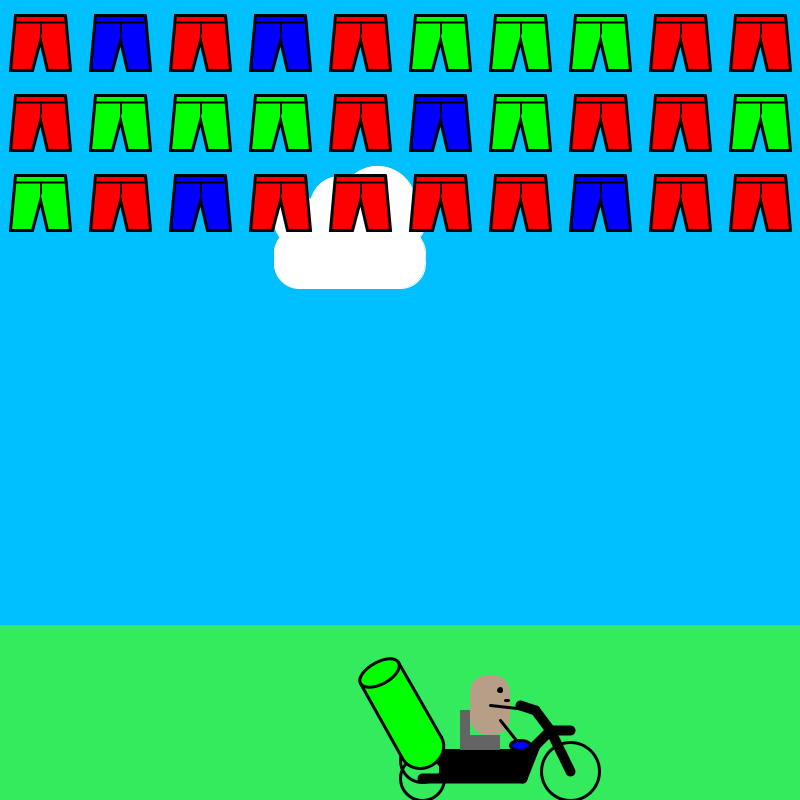
Frame 1 (no input)
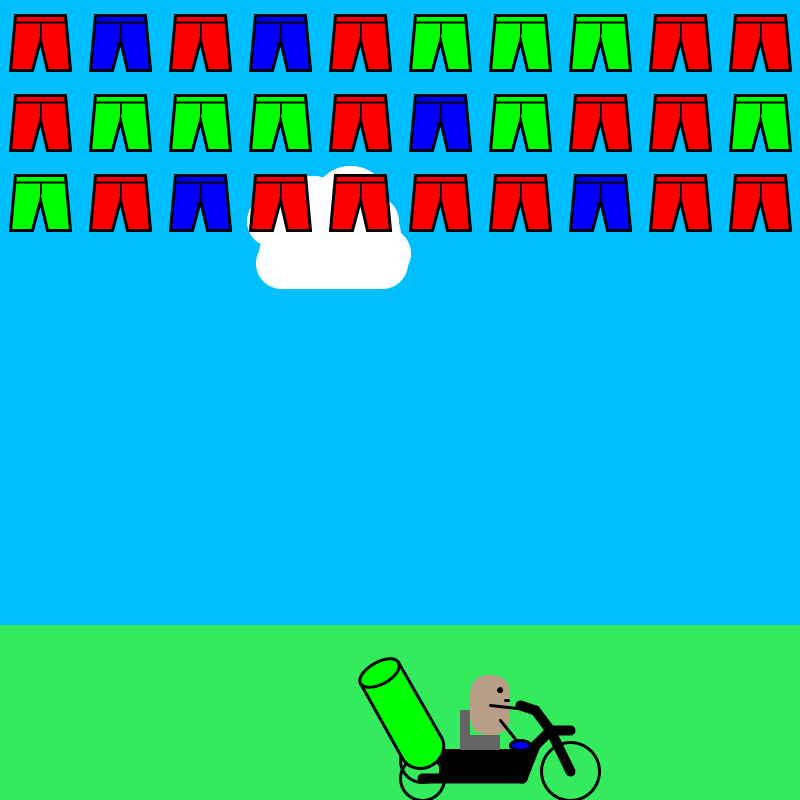
Frame 60 (the mouse pressed at the canvas centre just before this capture)
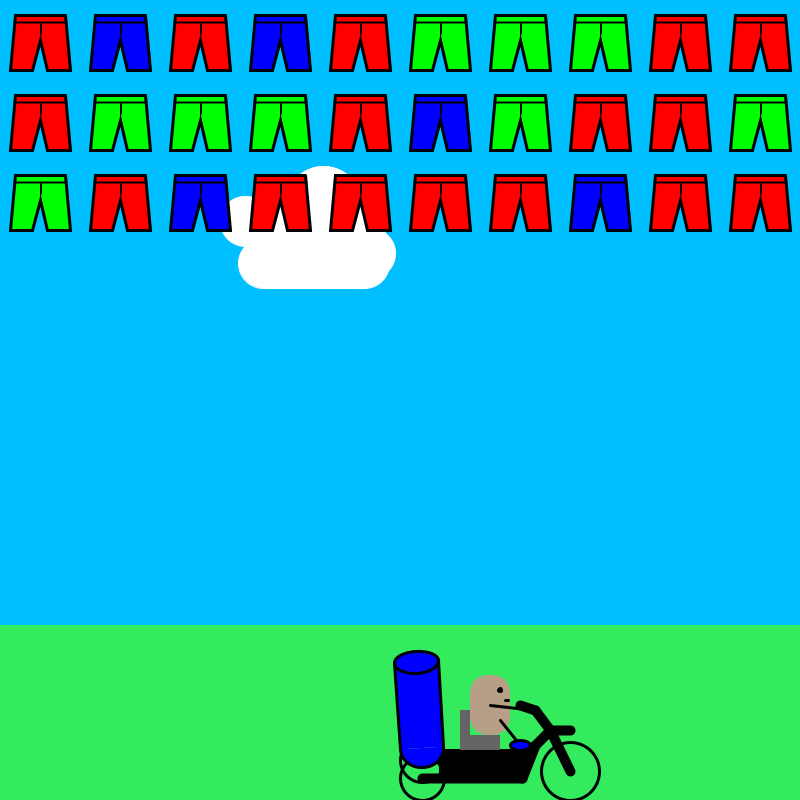
Frame 120 (the mouse held since frame 60 and released just before this capture)

The Processing sketch that drew these frames (run headless with seeded random() and noise(); from frame 60 on, the mouse is pressed at the canvas centre):

// Processing sketch: TricyCOOL
// ── TricyCOOL.pde
// Created by Team Blue 2
// Marinus, Valentijn, Nihat, Susanne
// Tricycle razorblade boxer shooting game

PVector field, cursor;
boolean keys[] = new boolean[3];
Game game;
Backdrop backdrop;

void setup() {
  size(800, 800);
  field = new PVector(width, height); //seperate play area size from screen size
  cursor = new PVector(mouseX, mouseY); //seperate cursor from mouse
  frameRate(60);
  
  game = new Game();
  backdrop = new Backdrop(); //backdrop that's independant of the background
}

void draw() {
  backdrop.display(); 
  cursor = new PVector(mouseX, mouseY); //seperate cursor from mouse
  
  if(keys[2]) { //reset if 'r' is pressed
    game = new Game();
  }
  
  game.mainLoop();
}

void keyPressed() { //update list of keys held when a key is pressed
  if (key == 'a' || key == 'A') keys[0] = true;
  if (key == 'd' || key == 'D') keys[1] = true;
  if (key == 'r' || key == 'R') keys[2] = true;
}

void keyReleased() { //update list of keys held when a key is released
  if (key == 'a' || key == 'A') keys[0] = false;
  if (key == 'd' || key == 'D') keys[1] = false;
  if (key == 'r' || key == 'R') keys[2] = false;
}

void mousePressed() {
  game.summonBlade();
}

// ── background.pde
cloud cloud;

// creates the background with moving clouds, the road, sky and geen field
class Backdrop {
  cloud[] cloud = new cloud[3];
  int groundX = 0;
  int roadX = 0;

  Backdrop() {

    //Initialize the clouds
    for (int i = 0; i < cloud.length; i++) {
      cloud[i] = new cloud(random(0, 100), random(0.1, 0.6));
    }
  }
  void display() {
    //Create the main background
    background(0, 191, 255);
    background(0, 191, 255);
    fill(255, 255, 0);
    stroke(255, 255, 0);
    fill(52, 235, 94);
    stroke(52, 235, 94);
    rect(groundX, 625, 800, 200);

    //Display the cloud
    for (int i = 0; i < cloud.length; i++) {
      cloud[i].display();
      cloud[i].move();
    }
  }
}

// ── blade.pde
//defines the razerblade, with changing colors

class Blade{
  float bladeX;
  float bladeY;
  float bladeAngle;
  float bladeXSpeed;
  float bladeYSpeed;
  boolean active;
  int colorValue;
  
  Blade(float initX, float initY, float initAngle, float initXSpeed, float initYSpeed, int initColor){
    bladeX = initX;
    bladeY = initY;
    bladeAngle = initAngle;
    bladeXSpeed = initXSpeed;
    bladeYSpeed = initYSpeed;
    colorValue = initColor;
    active = true;
  }
  
  void display(){
    if(active){
      
      pushMatrix();
      translate(bladeX, bladeY);
      rotate(bladeAngle);
      
      //rule for the blade color
      if (colorValue == 1) {
        fill(color(255,0,0));
      } else if (colorValue == 2) {
        fill(color(0,255,0));
      } else if (colorValue == 3) {
        fill(color(0,0,255)); 
      }
      stroke(0,0,0);
      
      //creates the razerblade outside
      rect(-20,-30,40,20);
      rect(-6,-10,12,40);
      
      //creates the razerblade inside
      fill(100);
      rect(-16,-26,32,12);
      popMatrix();
    }
  }
  
  void move() {
    bladeX += bladeXSpeed;
    bladeY += bladeYSpeed;
  }
}

// ── boxer.pde
//defines the boxer objects

class Boxer {
  int x;
  int y;
  int colorValue;
  color background = color(100);
  color fill;
  boolean visible;
  
  Boxer(int x, int y, int colorValue) {
    this.x = x;
    this.y = y;
    this.colorValue = colorValue;
    visible = true;
  }
  
  void display() {
    if (visible) {
      if (colorValue == 1) {
        fill = color(255,0,0);
      } else if (colorValue == 2) {
        fill = color(0,255,0);
      } else if (colorValue == 3) {
        fill = color(0,0,255); 
      }
  
      strokeWeight(3);
      stroke(0);
      //DRAWS THE OUTLINE
      fill(fill);
      beginShape();
      vertex(x + 60, y + 10);
      vertex(x + 10, y + 10);
      vertex(x + 5, y + 65);
      vertex(x + 27, y + 65);
      vertex(x + 35 ,y + 35);
      vertex(x + 42, y + 65);
      vertex(x + 65, y + 65);
      vertex(x + 60, y + 10);
      endShape();
      
      //DRAWS THE WAISTBAND
      strokeWeight(2);
      beginShape();
      vertex(x + 9, y + 17);
      vertex(x + 61, y + 17);
      endShape();
  
      //DRAWS THE FLY (GULP)
      stroke(1);
      strokeWeight(1);
      beginShape();
      vertex(x + 35,y + 35);
      vertex(x + 35 ,y + 17);
      vertex(x + 35 ,y + 18);
      vertex(x + 36 ,y + 18);
      vertex(x + 36 ,y + 27);
      vertex(x + 35 ,y + 31);
      endShape();
    }
  }
  
  //hide the box after it's hit
  void disapear() {
    visible = false;
  }
}

// ── canon.pde
//the canon on the tricycle, because every tricycle has a canon

class Canon{
  float canonX;
  float canonY;
  float angle;
  int colorValue;
  color canonColor;
  
  Canon(float initAngle){
    canonColor = color(255,0,0);
    angle = initAngle;
  }
  
  void display(float initX, float initY){
    angle = calcCanonAngle(new PVector(initX,initY), cursor);
    canonX = initX;
    canonY = initY;
    
    pushMatrix();
    translate(initX, initY);
    rotate(angle);
    if (game.currentColor == 1) {
        fill(color(255,0,0));
      } else if (game.currentColor == 2) {
        fill(color(0,255,0));
      } else if (game.currentColor == 3) {
        fill(color(0,0,255)); 
      }
    noStroke();
    rect(-22,-86,44,86);
    stroke(0,0,0);
    strokeWeight(3);
    ellipse(0,-86,44,22);
    strokeWeight(3);
    arc(0,0,44,40,0,PI);
    line(-22,-86,-22,0);
    line(22,-86,22,0);
    
    
    popMatrix();
  }
  
  //calculate the angle the canon has to face to 
  float calcCanonAngle(PVector pos, PVector cursor) {
    Float direction = pos.copy().sub(cursor).rotate(-PI/2).heading(); //get the rotation of the point to look at relative to the left eye
    return(direction); 
  }
}

// ── cloud.pde
class cloud {
  float cloudR = 274;
  float cloudL = 340;
  float cloudD = 310;
  float cloudS = 375;
  float cloudRec = 300;
  float posX = 0;
  float posY;
  float speed;

  cloud(float posY, float speed) {
    this.speed = speed;
    this.posY = posY;
  }

  void display() {
    ellipseMode(CORNER);
    fill(255, 255, 255);
    stroke(255);
    ellipse(cloudR+posX, 150+posY, 50, 50);
    ellipse(cloudL+posX, 120+posY, 75, 75);
    ellipse(cloudD+posX, 130+posY, 60, 60);
    ellipse(cloudS+posX, 150+posY, 50, 50);
    rect(cloudRec+posX, 180+posY, 100, 20);
    ellipseMode(CENTER);
  }

  void move() {
    //Set the movement with speed that is subtracted from the current position
    cloudR=cloudR-speed;
    cloudL=cloudL-speed;
    cloudD=cloudD-speed;
    cloudS=cloudS-speed;
    cloudRec=cloudRec-speed;

    if (cloudR>width-530) {
    }

    if (cloudR<=-190) {
      cloudR=width;
    }
    if (cloudL>width-530) {
    }

    if (cloudL<=-190) {
      cloudL=width;
    }

    if (cloudD>width-530) {
    }

    if (cloudD<=-190) {
      cloudD=width;
    }
    if (cloudS>width-530) {
    }

    if (cloudS<=-190) {
      cloudS=width;
    }
    if (cloudRec>width-530) {
    }

    if (cloudRec<=-190) {
      cloudRec=width;
    }

    if (cloudR>=1000) {
      cloudR=+200;
    }
    if (cloudL>=1000) {
      cloudL=+120;
    }
    if (cloudD>=1000) {
      cloudD=+120;
    }
    if (cloudS>=1000) {
      cloudS=+120;
    }
    if (cloudRec>=1000) {
      cloudRec=+120;
    }
  }
}

// ── game.pde
class Game {
  final int rows = 3;
  final int columns = 10;
  boolean bladeActive = false;
  int currentColor;

  Blade blade;
  Boxer[][] boxers;
  Tricycle tricycle;

  Game() {
    tricycle = new Tricycle(width/2, 650);
    blade = new Blade(0, 0, 0, 0, 0, 1);
    destroyBlade(); //so the blade is in a common state
    
    boxers = new Boxer[columns][rows];
    for (int row = 0; row < rows; row++) { 
      for (int column = 0; column < columns; column++) {
        boxers[column][row] = new Boxer(column*80+5, row*80+5, int(random(1, 4)));
      }
    }
  }

  //updates all game objects
  void mainLoop() {
    
    if(bladeActive) {
      blade.move();
      blade.display();
      if(blade.bladeX > width+10 || blade.bladeX < -10 || blade.bladeY > height+10 || blade.bladeY < -10) { //check if blade has exited the screen
        destroyBlade();
      }
    }
    
    tricycle.move();
    tricycle.display();
    
    for (int row = 0; row < rows; row++) {
      for (int column = 0; column < columns; column++) {
        boxers[column][row].display();
        if(boxers[column][row].visible && bladeActive) { //seperated from next if to keep it readable
          if(boxers[column][row].x < blade.bladeX && boxers[column][row].y < blade.bladeY && boxers[column][row].x > blade.bladeX - 70 && boxers[column][row].y > blade.bladeY - 70) { //check for blade collision with boxes
            println(currentColor);
            if(boxers[column][row].colorValue == currentColor) { //if the box you hit is the same as the blade's color
              println(currentColor);
              boxers[column][row].disapear();
            }
            destroyBlade();
          }
        }
      }
    }
  }
  
  //summon the blade to the canon
  void summonBlade() {
    if(!bladeActive) {
      bladeActive = true;
      PVector direction = new PVector(0,-10).rotate(tricycle.canon.angle); 
      blade = new Blade(tricycle.canon.canonX, tricycle.canon.canonY, tricycle.canon.angle, direction.x, direction.y, currentColor); //summon blade in the same position and direction as the canon
    }
  }
  
  //make the blade inactive and choose the next color
  void destroyBlade() {
    bladeActive = false;
    currentColor = int(random(1,4)); //choose the next color
  }
}

// ── tricycle.pde
//defines the tricycle

class Tricycle {
  float tricycleX;
  float tricycleY;
  Canon canon;

  Tricycle(float initX, float initY) {
    tricycleX = initX;
    tricycleY = initY;
    canon = new Canon(0);
  }

  void display() {

    pushMatrix();
    translate(tricycleX, tricycleY);
    noFill();
    stroke(0);
    strokeWeight(3);

    //two small wheels at the back
    ellipse(22, 128, 44, 44);
    ellipse(22, 110, 44, 44);

    //big front wheel
    ellipse(170, 121, 58, 58);

    //tricycle connection lines
    stroke(0);
    strokeWeight(10);
    
    //bottom line for seat
    line(22, 128, 122, 128);
    
    //line from bottom line to the steer-to-wheel connection
    line(122, 128, 135, 95);
    line(135, 95, 150, 80);
    
    //line over wheel
    line(150, 80, 170, 80);
    
    //steer to wheel
    line(150, 80, 170, 121);
    line(150, 80, 135, 60);
    
    //steer
    line(135, 60, 120, 55);

    //canon at the back
    stroke(0);
    strokeWeight(3);
    
    //seat underside
    fill(0);
    rect(40,100,80,30);
    noStroke();
    triangle(120,99,120,130,130,99);
    
    //seat chair
    fill(100);
    rect(60,85,40,15);
    rect(60,60,10,25);
    
    //potato body
    fill(182, 158, 135);
    rect(70,25,40,60,30,30,30,30);
    stroke(0);
    strokeWeight(3);
   
    //potato-eye
    ellipse(100,40,3,3);
    
    //potato-mouth
    line(105,50,108,50);
    
    //potato-arm
    line(90,55,135,60);
    
    //potato-leg
    line(100,70,120,95);
    
    //potato foot
    fill(0,0,255);
    ellipse(120,95,20,10); 

    popMatrix();
    
    canon.display(tricycleX+22, tricycleY+98);
  }
  
  //move the tricycle based on the keyboard input
  void move(){
    tricycleX += int(keys[1])*5; //move right when 'd' is held
    tricycleX -= int(keys[0])*5; //move left when 'a' is held
    
    //prevent leaving the screen
    if(tricycleX < 0) tricycleX = 0;
    if(tricycleX > width-200) tricycleX = width-200;
  }
}
